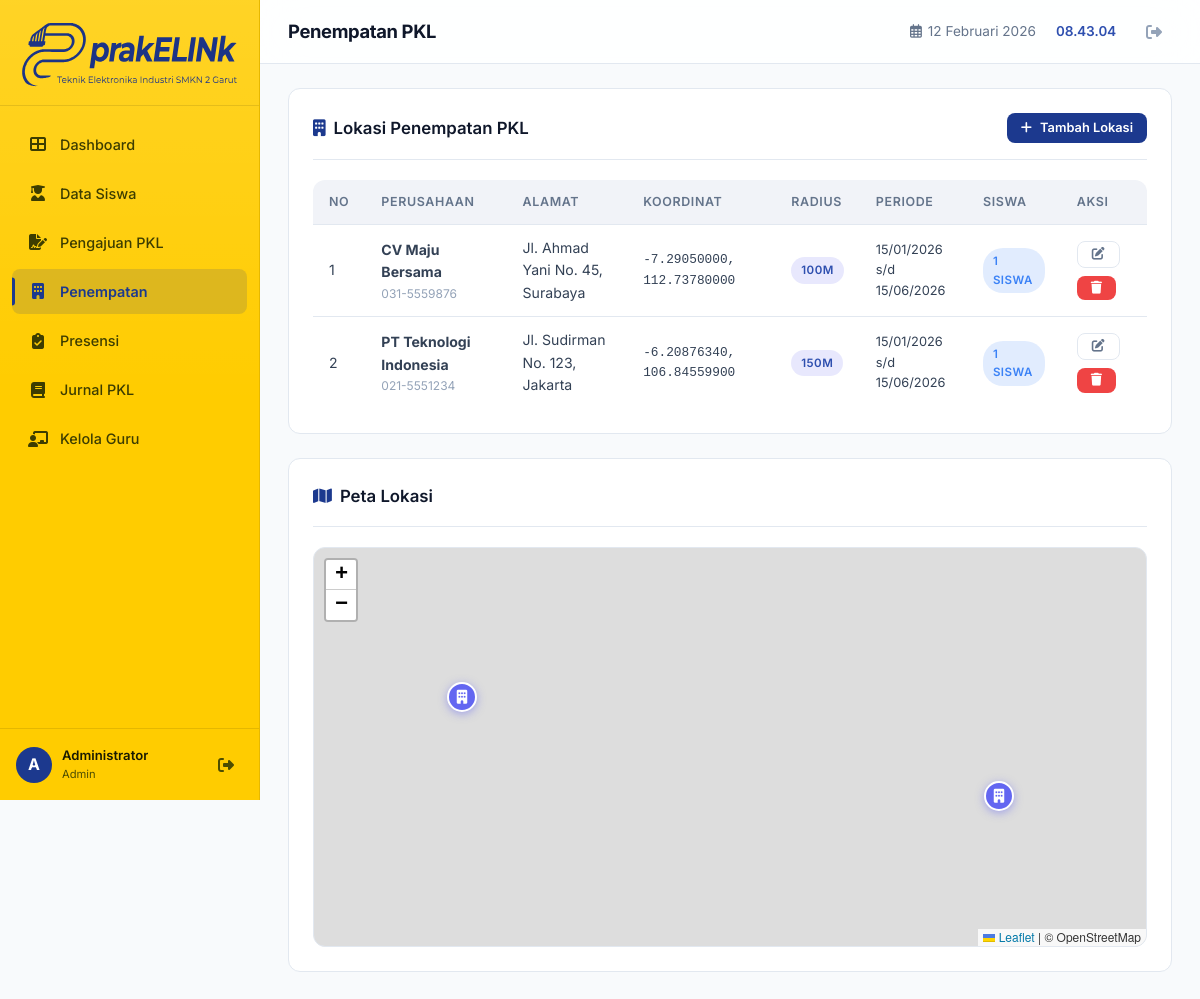
Screenshot of /admin/penempatan.php (signed in) with the database file from the repository.
### tables this page shows
CREATE TABLE IF NOT EXISTS penempatan (
    id INT AUTO_INCREMENT PRIMARY KEY,
    nama_perusahaan VARCHAR(150) NOT NULL,
    alamat TEXT NOT NULL,
    latitude DECIMAL(10, 8) NOT NULL,
    longitude DECIMAL(11, 8) NOT NULL,
    radius_meter INT NOT NULL DEFAULT 100,
    kontak_perusahaan VARCHAR(100),
    tanggal_mulai DATE NOT NULL,
    tanggal_selesai DATE NOT NULL,
    is_active TINYINT(1) DEFAULT 1,
    created_at TIMESTAMP DEFAULT CURRENT_TIMESTAMP
);

### admin/penempatan.php (the view, shortened to what this page needs)
<?php
$db = getDB();
$placements = $db->query("
    SELECT p.*,
    (SELECT COUNT(*) FROM siswa s WHERE s.penempatan_id = p.id) as jumlah_siswa
    FROM penempatan p
    WHERE p.is_active = 1
    ORDER BY p.nama_perusahaan
")->fetchAll();
include __DIR__ . '/../includes/header.php';
include __DIR__ . '/../includes/sidebar.php';
?>
<main class="main-content">
    <?php include __DIR__ . '/../includes/topbar.php'; ?>
    <div class="card">
        <div class="card-header">
            <h3 class="card-title"><i class="fas fa-building" style="margin-right:8px;color:var(--primary);"></i>Lokasi
                Penempatan PKL</h3>
            <button class="btn btn-primary btn-sm" onclick="openAddModal()">
                <i class="fas fa-plus"></i> Tambah Lokasi
            </button>
        </div>
        <?php if (empty($placements)): ?>
            <div class="empty-state">
                <i class="fas fa-map-marked-alt"></i>
                <h3>Belum ada data penempatan</h3>
                <p>Tambahkan lokasi perusahaan untuk penempatan PKL siswa.</p>
            </div>
        <?php else: ?>
            <div class="table-container">
                <table>
                    <thead>
                        <tr>
                            <th>No</th>
                            <th>Perusahaan</th>
                            <th>Alamat</th>
                            <th>Koordinat</th>
                            <th>Radius</th>
                            <th>Periode</th>
                            <th>Siswa</th>
                            <th>Aksi</th>
                        </tr>
                    </thead>
                    <tbody>
                        <?php foreach ($placements as $i => $p): ?>
                            <tr class="animate-item">
                                <td><?= $i + 1 ?></td>
                                <td>
                                    <strong><?= htmlspecialchars($p['nama_perusahaan']) ?></strong>
                                    <?php if ($p['kontak_perusahaan']): ?>
                                        <div style="font-size:.75rem;color:var(--text-muted);">
                                            <?= htmlspecialchars($p['kontak_perusahaan']) ?>
                                        </div>
                                    <?php endif; ?>
                                </td>
                                <td style="max-width:200px;"><?= htmlspecialchars($p['alamat']) ?></td>
                                <td style="font-size:.8rem;font-family:monospace;"><?= $p['latitude'] ?>, <?= $p['longitude'] ?>
                                </td>
                                <td><span class="badge badge-primary"><?= $p['radius_meter'] ?>m</span></td>
                                <td style="font-size:.8rem;"><?= date('d/m/Y', strtotime($p['tanggal_mulai'])) ?><br>s/d
                                    <?= date('d/m/Y', strtotime($p['tanggal_selesai'])) ?>
                                </td>
                                <td><span class="badge badge-info"><?= $p['jumlah_siswa'] ?> siswa</span></td>
                                <td>
                                    <div class="btn-group">
                                        <button class="btn btn-outline btn-sm" title="Edit"
                                            onclick="openEditModal(<?= htmlspecialchars(json_encode($p)) ?>)">
                                            <i class="fas fa-edit"></i>
                                        </button>
                                        <form method="POST" style="display:inline;"
                                            onsubmit="return confirmAction('Hapus penempatan ini?')">
                                            <button type="submit" class="btn btn-danger btn-sm" title="Hapus"><i
                                                    class="fas fa-trash"></i></button>
                                        </form>
                                    </div>
                                </td>
                            </tr>
                        <?php endforeach; ?>
                    </tbody>
                </table>
            </div>
        <?php endif; ?>
    </div>
    <div class="card mt-3">
        <div class="card-header">
            <h3 class="card-title"><i class="fas fa-map" style="margin-right:8px;color:var(--primary);"></i>Peta Lokasi
            </h3>
        </div>
        <div class="map-container" id="adminMap" style="height:400px;"></div>
    </div>
</main>
<?php include __DIR__ . '/../includes/footer.php'; ?>

### assets/css/style.css (style rules this page uses)
:root { --primary: #1c398e; --primary-light: #2e4faf; --primary-dark: #142a6b; --primary-glow: rgba(28, 57, 142, 0.3); --accent: #06b6d4; --accent-light: #22d3ee; --accent-glow: rgba(6, 182, 212, 0.25); --success: #10b981; --success-light: #34d399; --warning: #ffcc00; --warning-light: #b38f00; --danger: #ef4444; --danger-light: #f87171; --info: #3b82f6; --bg-body: #f8fafc; --bg-sidebar: #ffffff; --bg-card: #ffffff; --bg-card-hover: #f1f5f9; --bg-input: #f8fafc; --bg-topbar: rgba(255, 255, 255, 0.85); --border: #e2e8f0; --border-light: #cbd5e1; --text: #334155; --text-secondary: #64748b; --text-muted: #94a3b8; --text-heading: #0f172a; --sidebar-width: 260px; --topbar-height: 64px; --radius: 12px; --radius-sm: 8px; --radius-lg: 16px; --shadow-sm: 0 1px 2px 0 rgba(0, 0, 0, 0.05); --shadow-md: 0 4px 6px -1px rgba(0, 0, 0, 0.1), 0 2px 4px -1px rgba(0, 0, 0, 0.06); --shadow-lg: 0 10px 15px -3px rgba(0, 0, 0, 0.1), 0 4px 6px -2px rgba(0, 0, 0, 0.05); --shadow-glow: 0 0 20px rgba(99, 102, 241, 0.2); --transition: all 0.3s cubic-bezier(0.4, 0, 0.2, 1); --transition-fast: all 0.15s ease; }
*, *::before, *::after { margin: 0; padding: 0; box-sizing: border-box; }
html { scroll-behavior: smooth; }
body { font-family: 'Inter', -apple-system, BlinkMacSystemFont, 'Segoe UI', Roboto, sans-serif; background: var(--bg-body); color: var(--text); line-height: 1.6; -webkit-font-smoothing: antialiased; -moz-osx-font-smoothing: grayscale; overflow-x: hidden; }
.main-content { flex: 1; margin-left: var(--sidebar-width); padding: calc(var(--topbar-height) + 24px) 28px 28px; transition: var(--transition); min-height: 100vh; }
.card { background: var(--bg-card); border: 1px solid var(--border); border-radius: var(--radius); padding: 24px; transition: var(--transition); position: relative; overflow: hidden; }
.card-header { display: flex; align-items: center; justify-content: space-between; margin-bottom: 20px; padding-bottom: 16px; border-bottom: 1px solid var(--border); }
.card-title { font-size: 1.05rem; font-weight: 600; color: var(--text-heading); }
.table-container { overflow-x: auto; border-radius: var(--radius); }
table { width: 100%; border-collapse: collapse; }
table thead th { background: rgba(28, 57, 142, 0.06); padding: 12px 16px; text-align: left; font-size: 0.78rem; font-weight: 600; color: var(--text-secondary); text-transform: uppercase; letter-spacing: 0.05em; border-bottom: 1px solid var(--border); white-space: nowrap; }
table tbody td { padding: 12px 16px; font-size: 0.88rem; border-bottom: 1px solid var(--border); color: var(--text); vertical-align: middle; }
table tbody tr { transition: var(--transition-fast); }
table tbody tr:last-child td { border-bottom: none; }
.btn { display: inline-flex; align-items: center; justify-content: center; gap: 8px; padding: 10px 20px; font-family: inherit; font-size: 0.88rem; font-weight: 600; border: none; border-radius: var(--radius-sm); cursor: pointer; transition: var(--transition); white-space: nowrap; text-decoration: none; line-height: 1.4; }
.btn-primary { background: var(--primary); color: white; }
.btn-danger { background: var(--danger); color: white; }
.btn-outline { background: transparent; border: 1px solid var(--border); color: var(--text-secondary); }
.btn-sm { padding: 6px 14px; font-size: 0.8rem; }
.btn-group { display: flex; gap: 8px; flex-wrap: wrap; }
.badge { display: inline-flex; align-items: center; padding: 4px 10px; font-size: 0.72rem; font-weight: 600; border-radius: 20px; text-transform: uppercase; letter-spacing: 0.04em; }
.badge-info { background: rgba(59, 130, 246, 0.15); color: var(--info); }
.badge-primary { background: rgba(99, 102, 241, 0.15); color: var(--primary-light); }
.map-container { width: 100%; height: 400px; border-radius: var(--radius); overflow: hidden; border: 1px solid var(--border); }
.mt-3 { margin-top: 24px; }
.animate-item { animation: slideUp 0.4s ease forwards; opacity: 0; }
.animate-item:nth-child(1) { animation-delay: 0.05s; }
.animate-item:nth-child(2) { animation-delay: 0.1s; }

### rows the page displays
penempatan: nama_perusahaan "CV Maju Bersama", kontak_perusahaan "031-5559876", alamat "Jl. Ahmad Yani No. 45, Surabaya", latitude "-7.29050000", longitude "112.73780000", radius_meter "100", tanggal_mulai "15/01/2026", tanggal_selesai "15/06/2026", jumlah_siswa "1"
penempatan: nama_perusahaan "PT Teknologi Indonesia", kontak_perusahaan "021-5551234", alamat "Jl. Sudirman No. 123, Jakarta", latitude "-6.20876340", longitude "106.84559900", radius_meter "150", tanggal_mulai "15/01/2026", tanggal_selesai "15/06/2026", jumlah_siswa "1"

### other values shown
$item['label'] "Dashboard"
$item['label'] "Data Siswa"
$item['label'] "Pengajuan PKL"
$item['label'] "Penempatan"
$item['label'] "Presensi"
$item['label'] "Jurnal PKL"
$item['label'] "Kelola Guru"
substr($user['nama_lengkap'] ?? 'U', 0, 1) "A"
$user['nama_lengkap'] "Administrator"
$roleLabel "Admin"
$pageTitle "Penempatan PKL"
